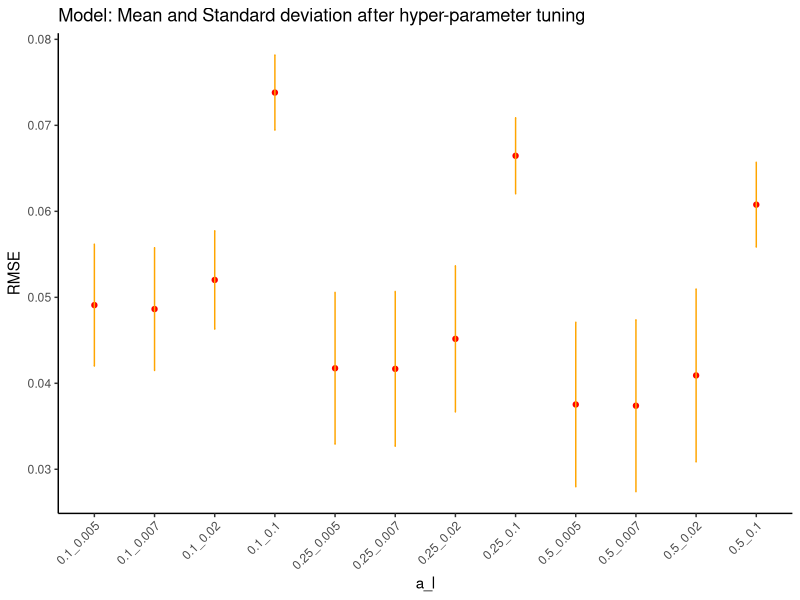
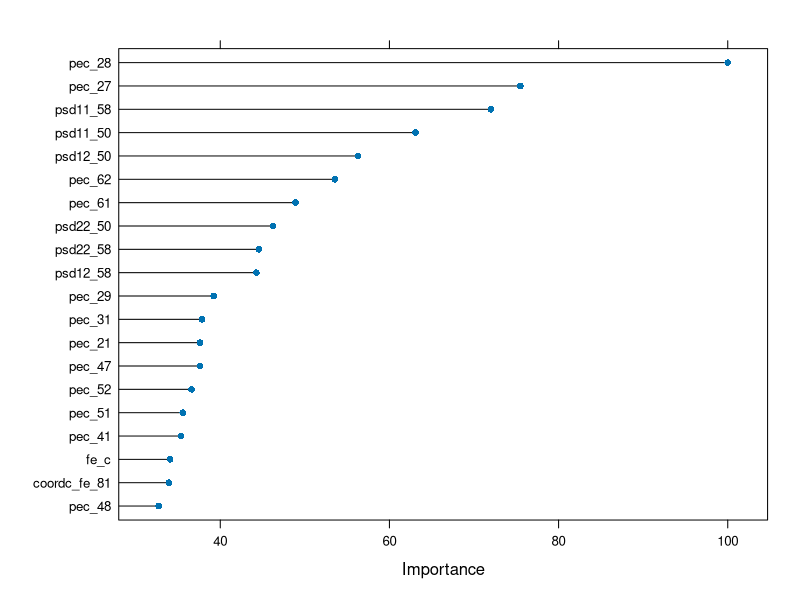
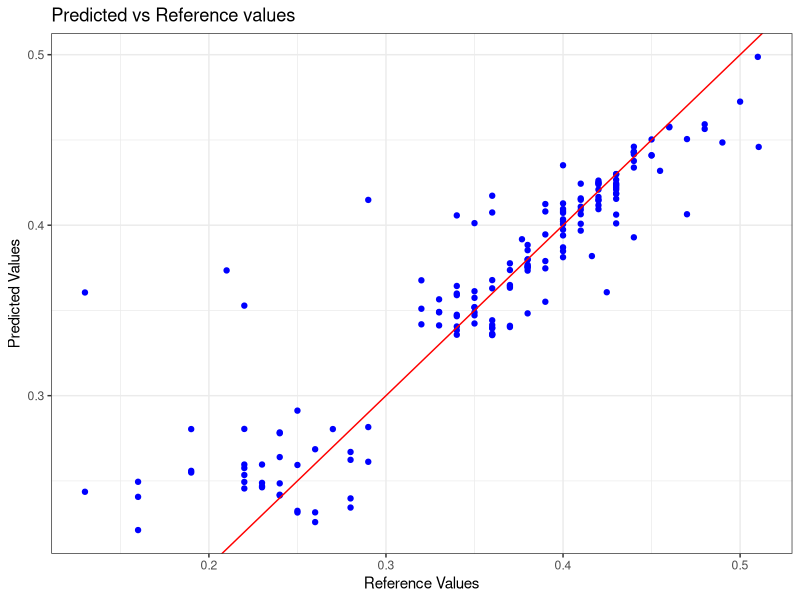

Generate these figures, in order, with R:
## ---- chunk 1
knitr::opts_chunk$set(echo = TRUE)
## ---- chunk 2
rm(list = ls())
cat("\014")  # clean the console
## ---- chunk 3
library(ranger)  # Random Forest
library(glmnet)  # elastic net
library(kernlab) # SVM
## ---- chunk 4
library(dplyr)
library(ggplot2)
## ---- chunk 5
library(readr)
dataset <- read_csv("./new_dataset.csv")
head(dataset)
## ---- chunk 6
library(caret)
nzv <- nearZeroVar(dataset, saveMetrics = FALSE)
dataset <- dataset[, -nzv]
## ---- chunk 7
dataset <- dataset %>% select(-name)
## ---- chunk 8
set.seed(123) # for reproducibility
splitIndex <- createDataPartition(dataset$tmg, p = 0.7, list = FALSE)
train_data <- dataset[splitIndex, ]
test_data <- dataset[-splitIndex, ]

train_data <-train_data %>% as.data.frame()
## ---- chunk 9
# Define the control parameters for training
ctrl <- trainControl(method = "cv", 
                     number = 10, # 10-fold cross-validation
                     returnResamp = 'final',
                     savePredictions = 'final',
                     verboseIter = F,
                     allowParallel = T
                     )
## ---- chunk 10
# Train the Elastic Net model with caret
model <- train(
  tmg ~ ., # Define the formula
  
  data = train_data,
  #method = "ranger", # 
  #method = "glmnet", # 
  #method =  catboost.caret, # for catboost
  method = "svmRadial", # for support vector machines install kernlab
  trControl = ctrl,
  #tuneGrid = expand.grid(alpha = 0.5, lambda = 0.1), # Elastic Net (alpha=0.5)
  tuneGrid = expand.grid(C = c(0.1,0.25,0.5), sigma = c(0.007, 0.02, 0.1, 0.005)), # for SVM
  #tunelength = 2,
  preProcess = c("center", "scale") # Standardization
  #importance = "permutation" #  parameter used for ranger
)

# Print the 
print(model)
## ---- chunk 11

hyperparameters_glmnet <- c("alpha","lambda")

hyperparameters_ranger <- c("mtry","splitrule")

hyperparameters_svm <- c("C","sigma")

model$results %>% tidyr::unite(col= a_l, hyperparameters_svm,sep="_") %>%
  ggplot(aes(x = a_l, y = RMSE)) +
  geom_point(color = 'red') +
  geom_errorbar(
    aes(ymin = RMSE - RMSESD, ymax = RMSE + RMSESD),
    width = .02,
    color = 'orange'
  ) +
  theme_classic()+
  # ggdark::dark_theme_bw() +
  labs(title="Model: Mean and Standard deviation after hyper-parameter tuning")+
  theme(axis.text.x = element_text(angle = 45, hjust = 1))
## ---- chunk 12
varImp(model)
importance_results <- varImp(model, scale = FALSE)
plot(varImp(model),top = 20)
## ---- chunk 13
predictions <- predict(model, test_data)
# Compute the RMSE (Root Mean Square Error)
RMSE <- sqrt(mean((predictions - test_data$tmg)^2))
print(RMSE)
## ---- chunk 14

results <- data.frame(Reference = test_data$tmg, Predicted = as.vector(predictions))
ggplot(results, aes(x = Reference, y = Predicted)) +
  geom_point(color='blue') +
  geom_abline(intercept = 0, slope = 1, color='red') +
  ggtitle("Predicted vs Reference values") +
  xlab("Reference Values") +
  ylab("Predicted Values") +
  theme_bw()
